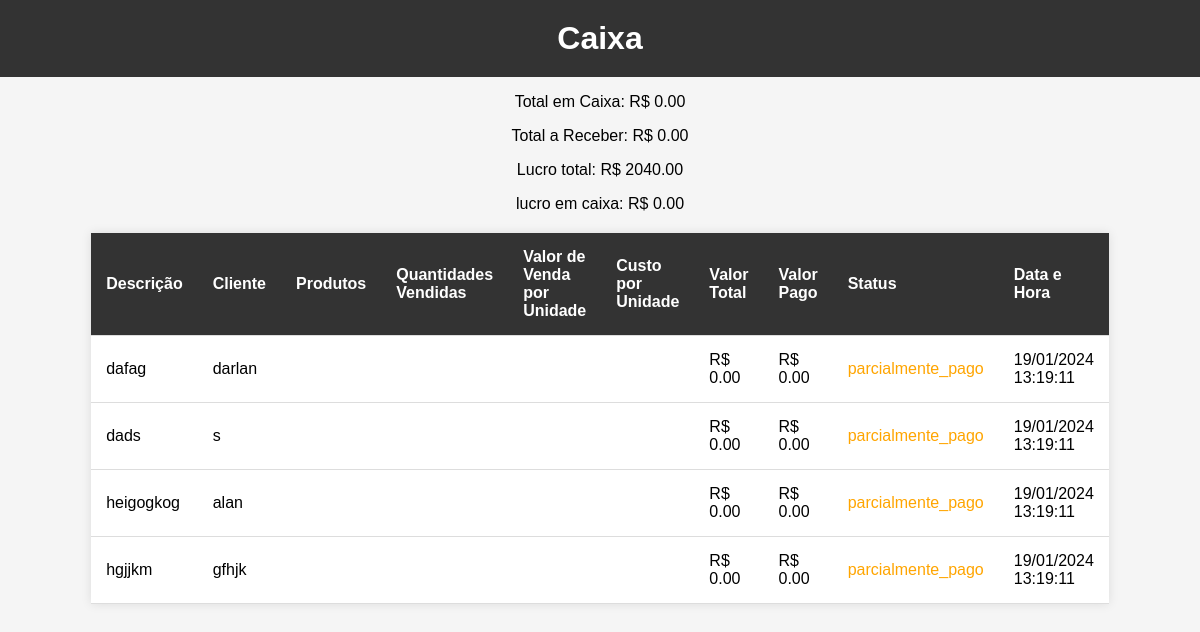
The page /estoque/caixa/ on the database as committed earlier.
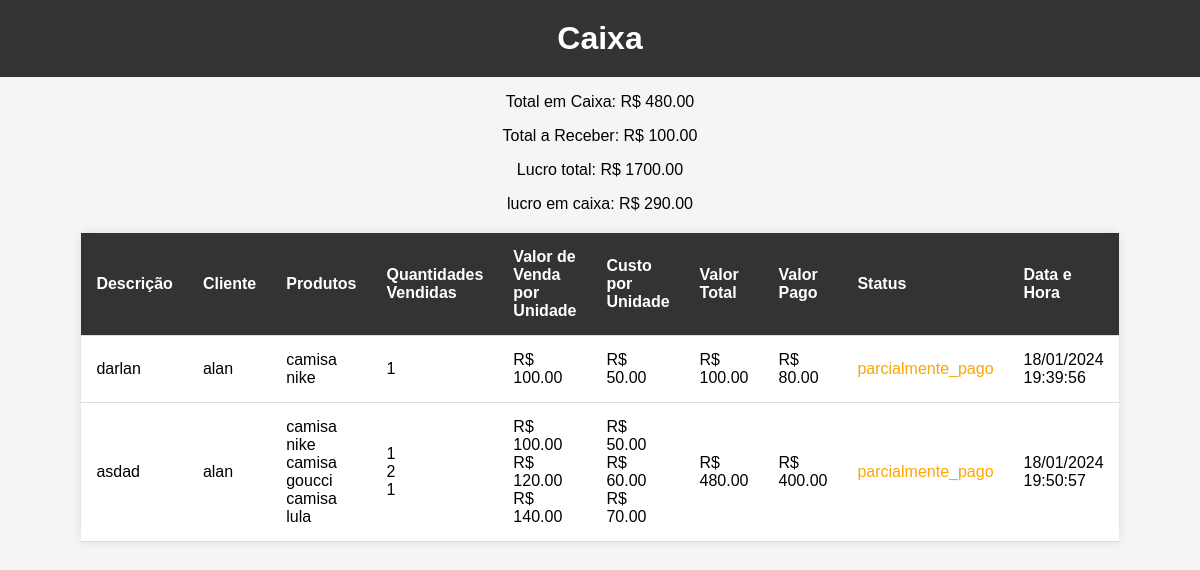
The same page on the database as committed later.
### estoque/models.py (models this page shows, shortened)
class Venda(models.Model):
    descricao = models.TextField()
    cliente_nome = models.CharField(max_length=255)
    usuario = models.ForeignKey(User, on_delete=models.CASCADE)
    valor_total = models.DecimalField(max_digits=10, decimal_places=2, default=0)
    valor_pago = models.DecimalField(max_digits=10, decimal_places=2, default=0)
    data_hora = models.DateTimeField(default=timezone.now)
    status = models.CharField(max_length=20, choices=[('pago', 'Pago'), ('parcialmente_pago', 'Parcialmente Pago'), ('nao_pago', 'Não Pago')])

class ItemVenda(models.Model):
    venda = models.ForeignKey(Venda, on_delete=models.CASCADE)
    produto = models.ForeignKey(Produto, on_delete=models.CASCADE)
    quantidade = models.IntegerField()
    subtotal = models.DecimalField(max_digits=10, decimal_places=2)

class Produto(models.Model):
    nome = models.CharField(max_length=255)
    descricao = models.TextField()
    categoria = models.ForeignKey(Categoria, on_delete=models.CASCADE)
    preco_venda = models.DecimalField(max_digits=10, decimal_places=2)
    preco_custo = models.DecimalField(max_digits=10, decimal_places=2)
    quantidade_estoque = models.IntegerField()

### estoque/views.py (the view)
# urls.py: path('caixa/', views.caixa, name='caixa'),
def caixa(request):
    vendas = Venda.objects.all()
    lucro_total = Decimal(0)
    lucro_em_caixa = Decimal(0)
    for produto in Produto.objects.all():
        lucro_total += (produto.preco_venda - produto.preco_custo) * produto.quantidade_estoque
    for venda in vendas:
        for item_venda in venda.itemvenda_set.all():
            lucro_em_caixa += (item_venda.produto.preco_venda - item_venda.produto.preco_custo) * item_venda.quantidade
    total_caixa = Venda.objects.aggregate(total_caixa=Sum('valor_pago'))['total_caixa'] or 0
    total_a_receber = Venda.objects.filter(status__in=['nao_pago', 'parcialmente_pago']).aggregate(total_a_receber=Sum('valor_total') - Sum('valor_pago'))['total_a_receber'] or 0
    context = {
        'vendas': vendas,
        'total_caixa': total_caixa,
        'total_a_receber': total_a_receber,
        'lucro_total': lucro_total,
        'lucro_em_caixa': lucro_em_caixa,
    }
    return render(request, 'estoque/caixa.html', context)

### estoque/templates/estoque/caixa.html (shortened to what this page needs)
<!DOCTYPE html>
<html lang="en">
<head>
</head>
<body>
    <h1>Caixa</h1>
    <p>Total em Caixa: R$ {{ total_caixa|floatformat:2 }}</p>
    <p>Total a Receber: R$ {{ total_a_receber|floatformat:2 }}</p>
    <p>Lucro total: R$ {{ lucro_total|floatformat:2 }}</p>
    <p>lucro em caixa: R$ {{ lucro_em_caixa|floatformat:2 }}</p>
    <table>
        <thead>
            <tr>
                <th>Descrição</th>
                <th>Cliente</th>
                <th>Produtos</th>
                <th>Quantidades Vendidas</th>
                <th>Valor de Venda por Unidade</th>
                <th>Custo por Unidade</th>
                <th>Valor Total</th>
                <th>Valor Pago</th>
                <th>Status</th>
                <th>Data e Hora</th>
            </tr>
        </thead>
        <tbody>
            {% for venda in vendas %}
                <tr>
                    <td>{{ venda.descricao }}</td>
                    <td>{{ venda.cliente_nome }}</td>
                    <td>
                        {% for item_venda in venda.itemvenda_set.all %}
                            {{ item_venda.produto.nome }}<br>
                        {% endfor %}
                    </td>
                    <td>
                        {% for item_venda in venda.itemvenda_set.all %}
                            {{ item_venda.quantidade }}<br>
                        {% endfor %}
                    </td>
                    <td>
                        {% for item_venda in venda.itemvenda_set.all %}
                            R$ {{ item_venda.produto.preco_venda|floatformat:2 }}<br>
                        {% endfor %}
                    </td>
                    <td>
                        {% for item_venda in venda.itemvenda_set.all %}
                            R$ {{ item_venda.produto.preco_custo|floatformat:2 }}<br>
                        {% endfor %}
                    </td>
                    <td>R$ {{ venda.valor_total|floatformat:2 }}</td>
                    <td>R$ {{ venda.valor_pago|floatformat:2 }}</td>
                    <td class="{% if venda.status == 'pago' %}status-pago{% elif venda.status == 'parcialmente_pago' %}status-parcialmente-pago{% else %}status-nao-pago{% endif %}">
                        {{ venda.status }}
                    </td>
                    <td>{{ venda.data_hora|date:'d/m/Y H:i:s' }}</td>
                </tr>
            {% endfor %}
        </tbody>
    </table>
</body>
</html>

Rows that differ between the two databases and show on the page:
removed Venda: descricao "dafag", cliente_nome "darlan", valor_total "0.00", valor_pago "0.00", status "parcialmente_pago", data_hora "19/01/2024 13:19:11"
removed Venda: descricao "dads", cliente_nome "s", valor_total "0.00", valor_pago "0.00", status "parcialmente_pago", data_hora "19/01/2024 13:19:11"
changed Venda: descricao "heigogkog" → "darlan"; valor_total "0.00" → "100.00"; valor_pago "0.00" → "80.00"; data_hora "19/01/2024 13:19:11" → "18/01/2024 19:39:56"
added ItemVenda: produto.nome "camisa nike", quantidade "1", produto.preco_venda "100.00", produto.preco_custo "50.00", shown under Venda "darlan"
changed Venda: descricao "hgjjkm" → "asdad"; cliente_nome "gfhjk" → "alan"; valor_total "0.00" → "480.00"; valor_pago "0.00" → "400.00"; data_hora "19/01/2024 13:19:11" → "18/01/2024 19:50:57"
added ItemVenda: produto.nome "camisa nike", quantidade "1", produto.preco_venda "100.00", produto.preco_custo "50.00", shown under Venda "asdad"
added ItemVenda: produto.nome "camisa goucci", quantidade "2", produto.preco_venda "120.00", produto.preco_custo "60.00", shown under Venda "asdad"
added ItemVenda: produto.nome "camisa lula", quantidade "1", produto.preco_venda "140.00", produto.preco_custo "70.00", shown under Venda "asdad"
Other text that changed with them:
{{ total_caixa|floatformat:2 }}: "0.00" → "480.00"
{{ total_a_receber|floatformat:2 }}: "0.00" → "100.00"
{{ lucro_total|floatformat:2 }}: "2040.00" → "1700.00"
{{ lucro_em_caixa|floatformat:2 }}: "0.00" → "290.00"
